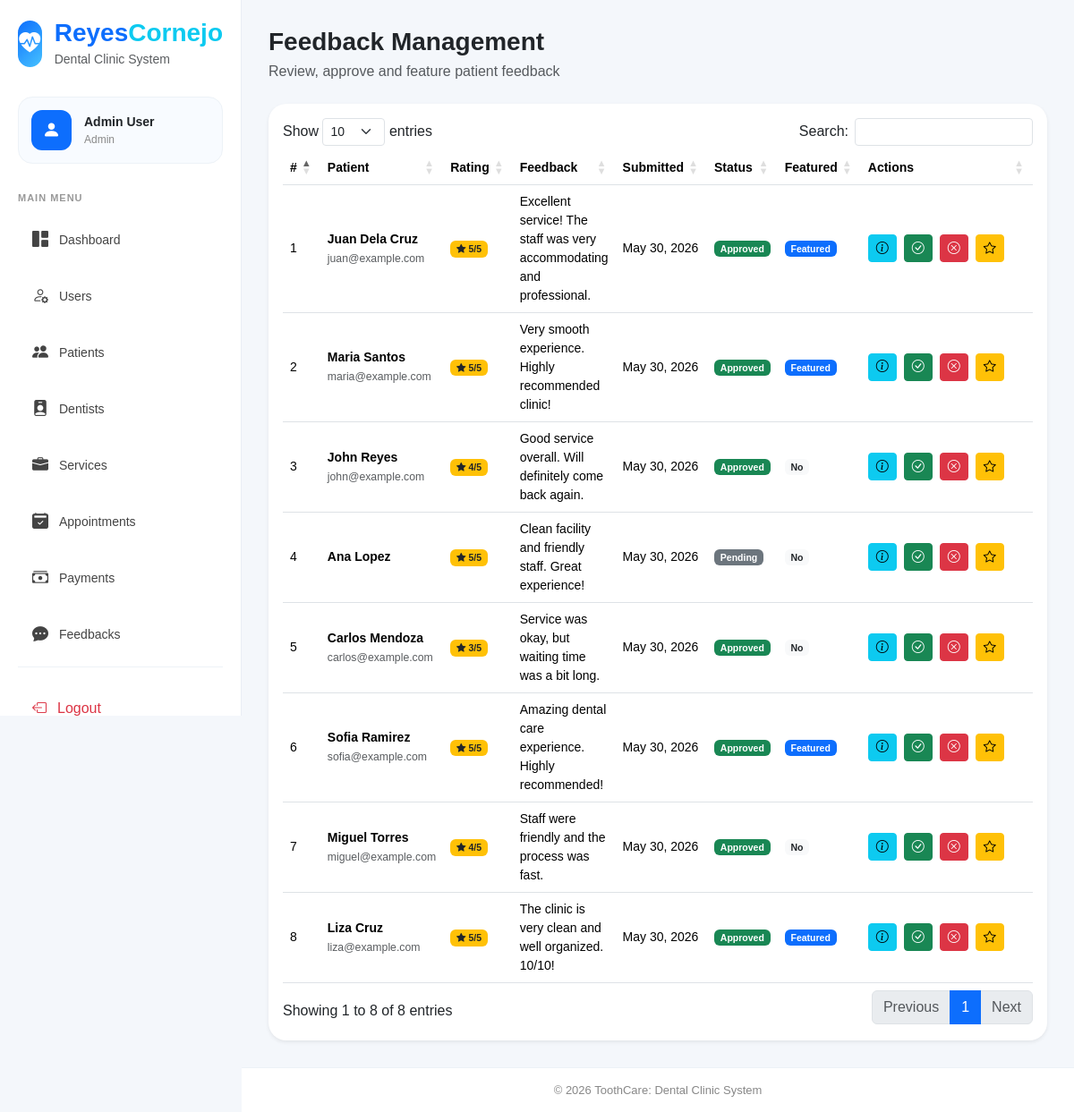
The page /public/admin/feedbacks/index.php (signed in) on the database its author committed.
### tables this page shows
CREATE TABLE feedbacks (
    id INT AUTO_INCREMENT PRIMARY KEY,

    name VARCHAR(150) NOT NULL,
    email VARCHAR(150) NULL,

    rating TINYINT NOT NULL,

    message TEXT NOT NULL,

    status ENUM('pending', 'approved', 'rejected')
        DEFAULT 'pending',

    is_featured TINYINT(1)
        DEFAULT 0,

    ip_address VARCHAR(45) NULL,

    created_at TIMESTAMP DEFAULT CURRENT_TIMESTAMP,
    updated_at TIMESTAMP DEFAULT CURRENT_TIMESTAMP
        ON UPDATE CURRENT_TIMESTAMP,

    INDEX idx_status (status),
    INDEX idx_rating (rating),
    INDEX idx_created_at (created_at)
);

### models/Database.php (called while the page is built, shortened)
<?php
class Database {
    protected PDO $conn;
    public function __construct() {
        $this->conn = new PDO(
            'mysql:host=localhost;dbname=toothcare;charset=utf8',
            'root',
            '',
            [
                PDO::ATTR_ERRMODE => PDO::ERRMODE_EXCEPTION,
                PDO::ATTR_DEFAULT_FETCH_MODE => PDO::FETCH_ASSOC
            ]
        );
    }
    protected function fetchAll($sql, $params = []) {
        $stmt = $this->conn->prepare($sql);
        $stmt->execute($params);
        return $stmt->fetchAll();
    }
}

### models/Feedback.php (called while the page is built, shortened)
<?php
class Feedback extends BaseModel {
    public function allWithLatestFirst() {
        return $this->fetchAll("
            SELECT *
            FROM feedbacks
            ORDER BY created_at DESC
        ");
    }
}

### public/admin/feedbacks/index.php (the view, shortened to what this page needs)
<?php
$feedbackModel = new Feedback();
$feedbacks = $feedbackModel->allWithLatestFirst();
?>
<div class="main-wrapper">
    <div class="content">
        <div class="dashboard-header mb-4">
            <div>
                <h3 class="fw-bold mb-1">Feedback Management</h3>
                <p class="text-muted mb-0">
                    Review, approve and feature patient feedback
                </p>
            </div>
        </div>
        <div class="card border-0 shadow-sm dashboard-panel">
            <div class="card-body">
                <div class="table-responsive">
                    <table class="table align-middle small" id="feedbackTable">
                        <thead>
                            <tr>
                                <th>#</th>
                                <th>Patient</th>
                                <th>Rating</th>
                                <th>Feedback</th>
                                <th>Submitted</th>
                                <th>Status</th>
                                <th>Featured</th>
                                <th width="220">Actions</th>
                            </tr>
                        </thead>
                        <tbody>
                            <?php foreach ($feedbacks as $row): ?>
                                <tr>
                                    <td><?= $row['id'] ?></td>
                                    <td>
                                        <div class="fw-semibold">
                                            <?= htmlspecialchars($row['name']) ?>
                                        </div>
                                        <?php if (!empty($row['email'])): ?>
                                            <small class="text-muted">
                                                <?= htmlspecialchars($row['email']) ?>
                                            </small>
                                        <?php endif; ?>
                                    </td>
                                    <td>
                                        <span class="badge bg-warning text-dark">
                                            <i class="bi bi-star-fill"></i>
                                            <?= $row['rating'] ?>/5
                                        </span>
                                    </td>
                                    <td style="max-width:300px">
                                        <?= htmlspecialchars(mb_strimwidth(
                                            $row['message'],
                                            0,
                                            120,
                                            '...'
                                        )) ?>
                                    </td>
                                    <td>
                                        <?= date(
                                            'M d, Y',
                                            strtotime($row['created_at'])
                                        ) ?>
                                    </td>
                                    <td>
                                        <?php if ($row['status'] == 'approved'): ?>
                                            <span class="badge bg-success">
                                                Approved
                                            </span>
                                        <?php elseif ($row['status'] == 'rejected'): ?>
                                            <span class="badge bg-danger">
                                                Rejected
                                            </span>
                                        <?php else: ?>
                                            <span class="badge bg-secondary">
                                                Pending
                                            </span>
                                        <?php endif; ?>
                                    </td>
                                    <td>
                                        <?php if ($row['is_featured']): ?>
                                            <span class="badge bg-primary">
                                                Featured
                                            </span>
                                        <?php else: ?>
                                            <span class="badge bg-light text-dark">
                                                No
                                            </span>
                                        <?php endif; ?>
                                    </td>
                                    <td>
                                        <div class="d-flex gap-2 flex-wrap">
                                            <button
                                                class="btn btn-info btn-sm btn-view"
                                                data-name="<?= htmlspecialchars($row['name']) ?>"
                                                data-email="<?= htmlspecialchars($row['email']) ?>"
                                                data-rating="<?= $row['rating'] ?>"
                                                data-message="<?= htmlspecialchars($row['message']) ?>"
                                                data-date="<?= date('M d, Y h:i A', strtotime($row['created_at'])) ?>">
                                                <i class="bi bi-info-circle"></i>
                                            </button>
                                            <button
                                                class="btn btn-success btn-sm btn-approve"
                                                data-id="<?= $row['id'] ?>">
                                                <i class="bi bi-check-circle"></i>
                                            </button>
                                            <button
                                                class="btn btn-danger btn-sm btn-reject"
                                                data-id="<?= $row['id'] ?>">
                                                <i class="bi bi-x-circle"></i>
                                            </button>
                                            <?php if (Permission::hasAccess(['admin'])): ?>
                                                <button
                                                    class="btn btn-warning btn-sm btn-feature"
                                                    data-id="<?= $row['id'] ?>">
                                                    <i class="bi bi-star"></i>
                                                </button>
                                            <?php endif; ?>
                                        </div>
                                    </td>
                                </tr>
                            <?php endforeach; ?>
                        </tbody>
                    </table>
                </div>
            </div>
        </div>
    </div>

### public/assets/css/layout.css (style rules this page uses)
body { margin: 0; background: #f4f7fb; font-family: Arial, sans-serif; }
.main-wrapper { margin-left: 270px; min-height: 100vh; display: flex; flex-direction: column; }
.content { flex: 1; padding: 30px; }

### public/assets/css/dashboard.css (style rules this page uses)
.dashboard-header { display: flex; justify-content: space-between; align-items: center; gap: 15px; }
.dashboard-panel { border-radius: 20px; }

### rows shown on the page
feedbacks: id "1", name "Juan Dela Cruz", email "juan@example.com", rating "5", message "Excellent service! The staff was very accommodating and professional.", created_at "May 30, 2026", status "Approved", is_featured "Featured"
feedbacks: id "2", name "Maria Santos", email "maria@example.com", rating "5", message "Very smooth experience. Highly recommended clinic!", created_at "May 30, 2026", status "Approved", is_featured "Featured"
feedbacks: id "3", name "John Reyes", email "john@example.com", rating "4", message "Good service overall. Will definitely come back again.", created_at "May 30, 2026", status "Approved", is_featured "No"
feedbacks: id "4", name "Ana Lopez", rating "5", message "Clean facility and friendly staff. Great experience!", created_at "May 30, 2026", status "Pending", is_featured "No"
feedbacks: id "5", name "Carlos Mendoza", email "carlos@example.com", rating "3", message "Service was okay, but waiting time was a bit long.", created_at "May 30, 2026", status "Approved", is_featured "No"
feedbacks: id "6", name "Sofia Ramirez", email "sofia@example.com", rating "5", message "Amazing dental care experience. Highly recommended!", created_at "May 30, 2026", status "Approved", is_featured "Featured"
feedbacks: id "7", name "Miguel Torres", email "miguel@example.com", rating "4", message "Staff were friendly and the process was fast.", created_at "May 30, 2026", status "Approved", is_featured "No"
feedbacks: id "8", name "Liza Cruz", email "liza@example.com", rating "5", message "The clinic is very clean and well organized. 10/10!", created_at "May 30, 2026", status "Approved", is_featured "Featured"

### other values the page prints
BRAND_NAME_FIRST "Reyes"
BRAND_NAME_SECOND "Cornejo"
$user['name'] "Admin User"
$role "Admin"
$title "Dashboard"
$title "Users"
$title "Patients"
$title "Dentists"
$title "Services"
$title "Appointments"
$title "Payments"
$title "Feedbacks"
BRAND_NAME "ToothCare"
